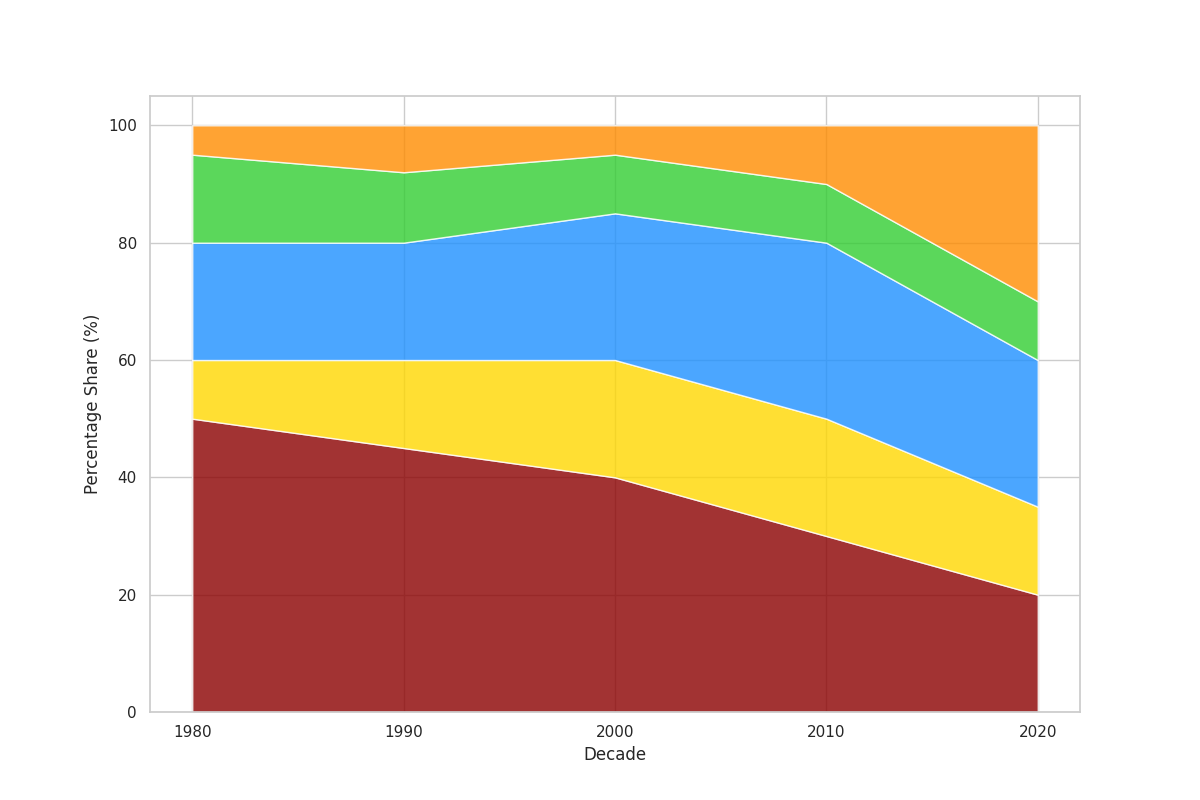

Recreate this plot in Python.
import matplotlib.pyplot as plt
import numpy as np

decades = ['1980', '1990', '2000', '2010', '2020']
coal = [50, 45, 40, 30, 20]
nuclear = [10, 15, 20, 20, 15]
natural_gas = [20, 20, 25, 30, 25]
hydro = [15, 12, 10, 10, 10]
renewables = [5, 8, 5, 10, 30]

data = np.array([coal, nuclear, natural_gas, hydro, renewables])

plt.figure(figsize=(12, 8))
plt.stackplot(decades, coal, nuclear, natural_gas, hydro, renewables,
              colors=['#8B0000', '#FFD700', '#1E90FF', '#32CD32', '#FF8C00'], 
              alpha=0.8)

plt.xlabel('Decade', fontsize=12)
plt.ylabel('Percentage Share (%)', fontsize=12)

plt.show()
